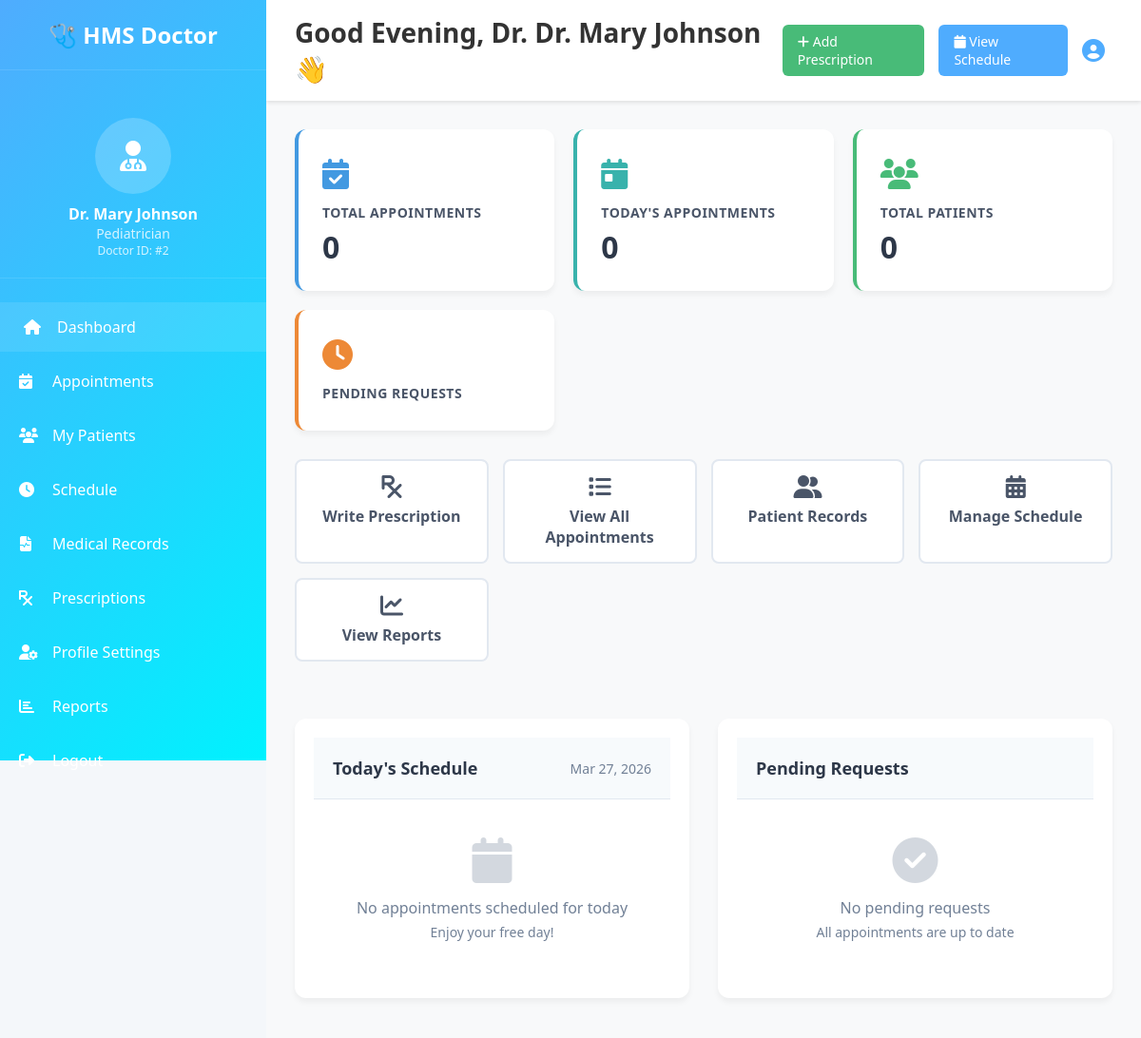
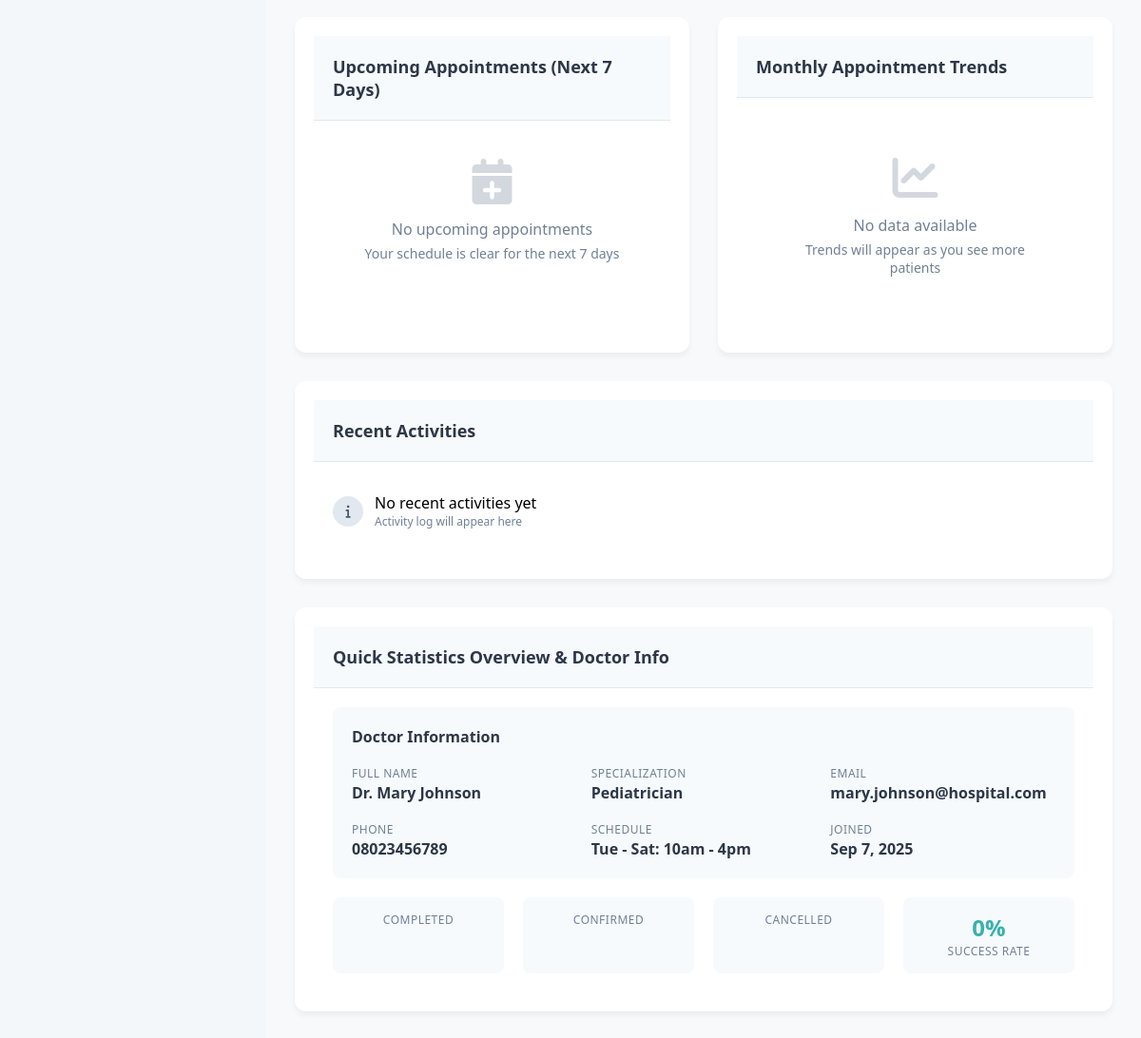
/dashboard/doctor.php (signed in), run on the app's committed database (2 pictures, top to bottom).
### tables this page shows
CREATE TABLE `doctors` (
  `id` int(11) NOT NULL,
  `name` varchar(100) NOT NULL,
  `specialization` varchar(100) NOT NULL,
  `email` varchar(100) NOT NULL,
  `phone` varchar(20) NOT NULL,
  `schedule` text DEFAULT NULL,
  `created_at` timestamp NOT NULL DEFAULT current_timestamp()
);

### dashboard/doctor.php (the view, shortened to what the rows shown need)
<?php
include("../includes/db.php");
$user_id = $_SESSION['user_id'];
$doctor_sql = $conn->prepare("SELECT * FROM doctors WHERE id = ?");
$doctor_sql->bind_param("i", $user_id);
$doctor_sql->execute();
$doctor = $doctor_sql->get_result()->fetch_assoc();
?>
<!DOCTYPE html>
<html lang="en">
<head>
    <link rel="stylesheet" href="../assets/css/dashboard.css">
    <link rel="stylesheet" href="https://cdnjs.cloudflare.com/ajax/libs/font-awesome/6.4.0/css/all.min.css">
</head>
<body>
    <div class="doctor-sidebar">
        <div class="doctor-info">
            <div class="doctor-avatar">
                <i class="fas fa-user-md"></i>
            </div>
            <h4><?php echo htmlspecialchars($doctor['name']); ?></h4>
            <p style="opacity: 0.8; font-size: 14px;"><?php echo htmlspecialchars($doctor['specialization']); ?></p>
            <p style="opacity: 0.8; font-size: 12px;">Doctor ID: #<?php echo $doctor['id']; ?></p>
        </div>
    </div>
    <div class="doctor-main-content">
        <div class="doctor-topbar">
            <h1>Good <?php echo date('H') < 12 ? 'Morning' : (date('H') < 17 ? 'Afternoon' : 'Evening'); ?>, Dr. <?php echo htmlspecialchars($doctor['name']); ?> 👋</h1>
            <div class="topbar-actions">
                <a href="add_prescription.php" class="btn btn-success">
                </a>
                <a href="schedule.php" class="btn btn-primary">
                </a>
                <div class="topbar-user">
                </div>
            </div>
        </div>
        <div class="dashboard-content">
            <div class="data-section" style="margin-top: 30px;">
                <div style="padding: 20px;">
                    <div style="background: #f7fafc; border-radius: 8px; padding: 20px; margin-bottom: 20px;">
                        <div style="display: grid; grid-template-columns: repeat(auto-fit, minmax(200px, 1fr)); gap: 15px;">
                            <div>
                                <label style="font-size: 12px; color: #718096; text-transform: uppercase; letter-spacing: 0.5px;">Full Name</label>
                                <div style="font-weight: 600; color: #2d3748;"><?php echo htmlspecialchars($doctor['name']); ?></div>
                            </div>
                            <div>
                                <label style="font-size: 12px; color: #718096; text-transform: uppercase; letter-spacing: 0.5px;">Specialization</label>
                                <div style="font-weight: 600; color: #2d3748;"><?php echo htmlspecialchars($doctor['specialization']); ?></div>
                            </div>
                            <div>
                                <label style="font-size: 12px; color: #718096; text-transform: uppercase; letter-spacing: 0.5px;">Email</label>
                                <div style="font-weight: 600; color: #2d3748;"><?php echo htmlspecialchars($doctor['email']); ?></div>
                            </div>
                            <div>
                                <label style="font-size: 12px; color: #718096; text-transform: uppercase; letter-spacing: 0.5px;">Phone</label>
                                <div style="font-weight: 600; color: #2d3748;"><?php echo htmlspecialchars($doctor['phone']); ?></div>
                            </div>
                            <?php if ($doctor['schedule']): ?>
                            <div>
                                <label style="font-size: 12px; color: #718096; text-transform: uppercase; letter-spacing: 0.5px;">Schedule</label>
                                <div style="font-weight: 600; color: #2d3748;"><?php echo htmlspecialchars($doctor['schedule']); ?></div>
                            </div>
                            <?php endif; ?>
                            <div>
                                <label style="font-size: 12px; color: #718096; text-transform: uppercase; letter-spacing: 0.5px;">Joined</label>
                                <div style="font-weight: 600; color: #2d3748;"><?php echo date('M j, Y', strtotime($doctor['created_at'])); ?></div>
                            </div>
                        </div>
                    </div>
                </div>
            </div>
        </div>
    </div>
</body>
</html>

### data on the page
doctors: name "Dr. Mary Johnson", specialization "Pediatrician", id "2", email "mary.johnson@hospital.com", phone "08023456789", schedule "Tue - Sat: 10am - 4pm", created_at "Sep 7, 2025"

### other printed values
$appt_stats['total'] "0"
$today_stats['today_total'] "0"
$total_patients "0"
